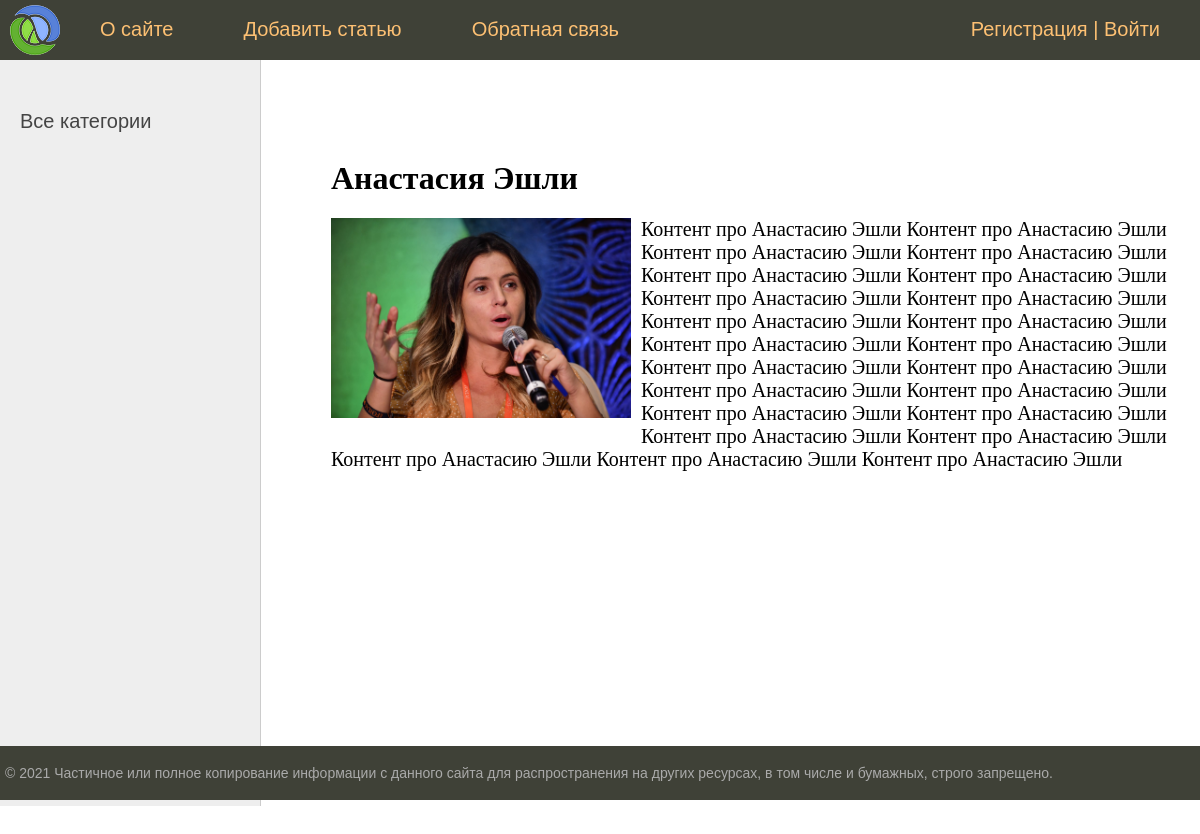
Page /post/Anastasya-Ashley/ on the committed database.
### women/models.py (models this page shows, shortened)
class Women(models.Model):
    title = models.CharField(max_length=255, verbose_name="Заголовок")
    slug = models.SlugField(max_length=255, unique=True, verbose_name="URL")
    content = models.TextField(blank=True)
    photo = models.ImageField(upload_to="photos/%Y/%m/%d/", null=True, blank=True)
    time_create = models.DateTimeField(auto_now_add=True)
    time_update = models.DateTimeField(auto_now=True)
    is_published = models.BooleanField(default=True)
    category = models.ForeignKey('Category', on_delete=models.PROTECT, null=True)
    class Meta:
        verbose_name = 'Известные женщины'
        verbose_name_plural = 'Известные женщины'
        ordering = ['id']

### women/views.py (the view)
# urls.py: path('post/<slug:post_slug>/', ShowPost.as_view(), name='show_post'),
class ShowPost(DetailView):
    model = Women
    template_name = 'women/post.html'
    slug_url_kwarg = 'post_slug'
    context_object_name = 'post'
    def get_context_data(self, *, object_list=None, **kwargs):
        context = super().get_context_data(**kwargs)
        context['title'] = context['post'].title
        context['menu'] = menu
        return context

### women/templates/women/post.html
{% extends 'women/base.html' %}
{% block content %}
<h1>{{post.title}}</h1>
{% if post.photo %}
  <p><img class="img-article-left" src="{{post.photo.url}}"></p>
{% endif %}
{{post.content|linebreaks}}
{% endblock %}

### women/static/women/css/styles.css (style rules this page uses)
html, body { font-family: 'Arial'; margin: 0; padding: 0; height: 100%; width: 100%; color: #444; }
img { max-width: 600px; height: auto; }
img.img-article-left { max-width: 300px; height: auto; float: left; padding: 0 10px 10px 0; }
.content-text h1 { font-size: 32px; }

### rows in the picture
Women: title "Анастасия Эшли", photo (picture), content "Контент про Анастасию Эшли Контент про Анастасию Эшли Контент про Анастасию Эшли Контент про Анастасию Эшли Контент про Анастасию Эшли Контент про Анастасию Эшли Контент про Анастасию Эшли Контент про Анастасию Эшли Контент про Анастасию Эшли Контент про Анастасию Эшли Контент про Анастасию Эшли Контент про Анастасию Эшли Контент про Анастасию Эшли Контент про Анастасию Эшли Контент про Анастасию Эшли Контент про Анастасию Эшли Контент про Анастасию Эшли Контент про Анастасию Эшли Контент про Анастасию Эшли Контент про Анастасию Эшли Контент про Анастасию Эшли Контент про Анастасию Эшли Контент про Анастасию Эшли"

### other values in the picture
{{ m.title }} "О сайте" "Добавить статью" "Обратная связь"
